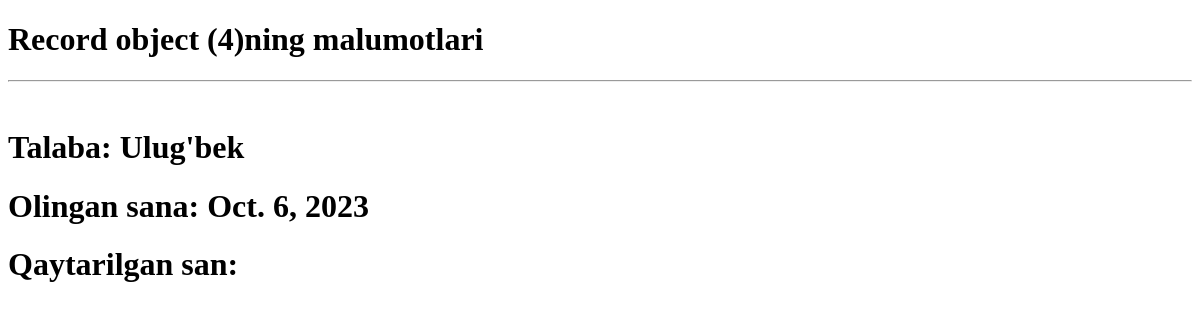
The app's page /bitta_record/4/, older data.
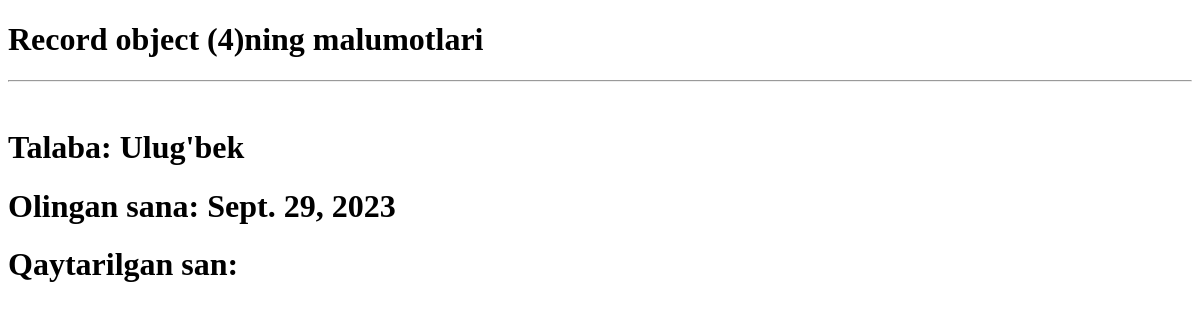
The same page, newer data.
### asosiy/models.py (models this page shows, shortened)
class Record(models.Model):
    talaba = models.ForeignKey(Talaba, on_delete=models.CASCADE)
    kitob = models.ForeignKey(Kitob, on_delete=models.CASCADE)
    kutubxonachi = models.ForeignKey(Kutubxonachi, on_delete=models.CASCADE)
    olingan_sana = models.DateField(auto_now_add=True)
    qaytarish_sana = models.DateField(blank=True, null=True)
    qaytardi = models.BooleanField(default=False)

class Talaba(models.Model):
    ism = models.CharField(max_length=30)
    kurs = models.PositiveSmallIntegerField()
    kitoblar_soni = models.PositiveSmallIntegerField(default=0)
    def __str__(self):
        return self.ism

### asosiy/views.py (the view)
# urls.py: path('bitta_record/<int:son>/', bitta_record),
def bitta_record(request, son):
    data = {
        "kitob": Record.objects.get(id=son)
    }
    return render(request, 'mashq/Bitta_record.html', data)

### templates/mashq/Bitta_record.html (shortened to what this page needs)
<!DOCTYPE html>
<html lang="en">
<head>
</head>
<body>
<h1>{{kitob}}ning malumotlari</h1>
    <hr>
    <br>
<h1>Talaba: {{kitob.talaba}}</h1>
<h1>Olingan sana: {{kitob.olingan_sana}}</h1>
<h1>Qaytarilgan san: {{kitob.qaytarilgan_sana}}</h1>
</body>
</html>

Row changes from the older to the newer data that the page shows:
changed Record "Record object (4)": olingan_sana "Oct. 6, 2023" → "Sept. 29, 2023"
